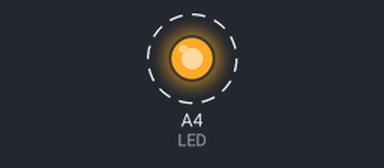
A sketch run on a simulated Particle Photon. On the bench: output pins drawn as LEDs (lit = HIGH). Dashed ring = blinking. What the sketch prints to the serial monitor is not drawn.

Above: at 2.5 s.
Timing chart, 0 to 6.6 s (numbered marks = the images above):
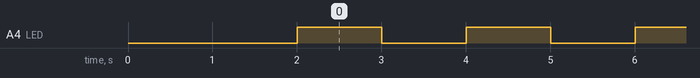

The sketch:

SlowPWM.ino
```cpp
/*
 * Project SlowPWM
 * Description:
 * Author:
 * Date:
 */

#include "PWM.h"

#define LED A4

PWMControl pwmController = PWMControl(LED, 2000);

int setPower(String percent);
int setFrequency(String millis);

// setup() runs once, when the device is first turned on.
void setup() {
  delay(2000);
  Serial.println("Starting up...");
  Particle.function("power", setPower);
  Particle.function("frequency", setFrequency);
  pinMode(LED, OUTPUT);
  pwmController.setDutyCycle(50);
}

unsigned long lastPrint = 0;

// loop() runs over and over again, as quickly as it can execute.
void loop() {
  // The core of your code will likely live here.
  pwmController.process();
  unsigned long now = millis();
  if (now - lastPrint > 1000) {
    // pwmController.printDebug();
    lastPrint = now;
  }
}

int setPower(String newValue) {
  Serial.printlnf("Set power: %s%%", newValue);
  pwmController.setDutyCycle(newValue.toInt());
  return 1;
}

int setFrequency(String newValue) {
  Serial.printlnf("Set frequency: %s", newValue);
  pwmController.setFrequency(newValue.toInt());
  return 1;
}
```

PWM.cpp
```cpp
#include "PWM.h"

PWMControl::PWMControl(pin_t ouputPin, unsigned long frequency) {
  _outputPin = ouputPin;
  _frequency = frequency;
  // default 100%
  _dutyCycle = _frequency;
}

void PWMControl::process() {
  unsigned long now = millis();
  unsigned long elapsedCycle = now - _cycleStart;
  if (_dutyCycle == _frequency) {
    // 100% == on
    power(true);
  } else if (_dutyCycle == 0) {
    // 0% == off
    power(false);
  } else
  if (elapsedCycle > _frequency) {
    // start of a new cycle
    _cycleStart = now;
    power(true);
  } else {
    // hold steady
    power(elapsedCycle < _dutyCycle);
  }
}

void PWMControl::power(bool newState) {
  if (newState != _powerState) {
    _powerState = newState;
    digitalWrite(_outputPin, _powerState);
  }
}

void PWMControl::printDebug() {
  Serial.println("");
  Serial.println(Time.timeStr());
  float dutyCyclePercent = (float)_dutyCycle / (float)_frequency;
  Serial.printlnf("Frequency: %d,  dutyCycle: %d (%d%%)", _frequency, _dutyCycle, (int)(dutyCyclePercent * 100));
  Serial.printlnf("Cycle start: %d", _cycleStart);
  Serial.printlnf("Now: %d", millis());
  Serial.printlnf("Power state: %s", _powerState ? "on" : "off");
}

void PWMControl::setDutyCycle(int percent) {
  percent = constrain(percent, 0, 100);
  _dutyCycle = _frequency * 0.01 * percent;
  Serial.printlnf("Setting duty cycle to %d%% - %d ms", percent, _dutyCycle);
}

void PWMControl::setFrequency(long frequency) {
  float dutyCyclePercent = (float)_dutyCycle / (float)_frequency;
  _frequency = frequency;
  setDutyCycle((int)(dutyCyclePercent * 100));
}
```

PWM.h
```cpp
#ifndef PWM_CONTROL
#define PWM_CONTROL

#include "Particle.h"

// low and slow pwm
class PWMControl {
  public:
    PWMControl(pin_t pin, unsigned long frequency = 1000);
    void process();
    void setDutyCycle(int percent);
    void setFrequency(long frequency);
    void printDebug();

  private:
    pin_t _outputPin;
    // could also be named cycleTime
    unsigned long _frequency;
    unsigned long _dutyCycle;

    unsigned long _cycleStart;
    bool _powerState;

    void power(bool newState);
};

#endif
```

Measured:
- by itself, A4 (LED): alternates HIGH for 1.0 s and LOW for 1.0 s
